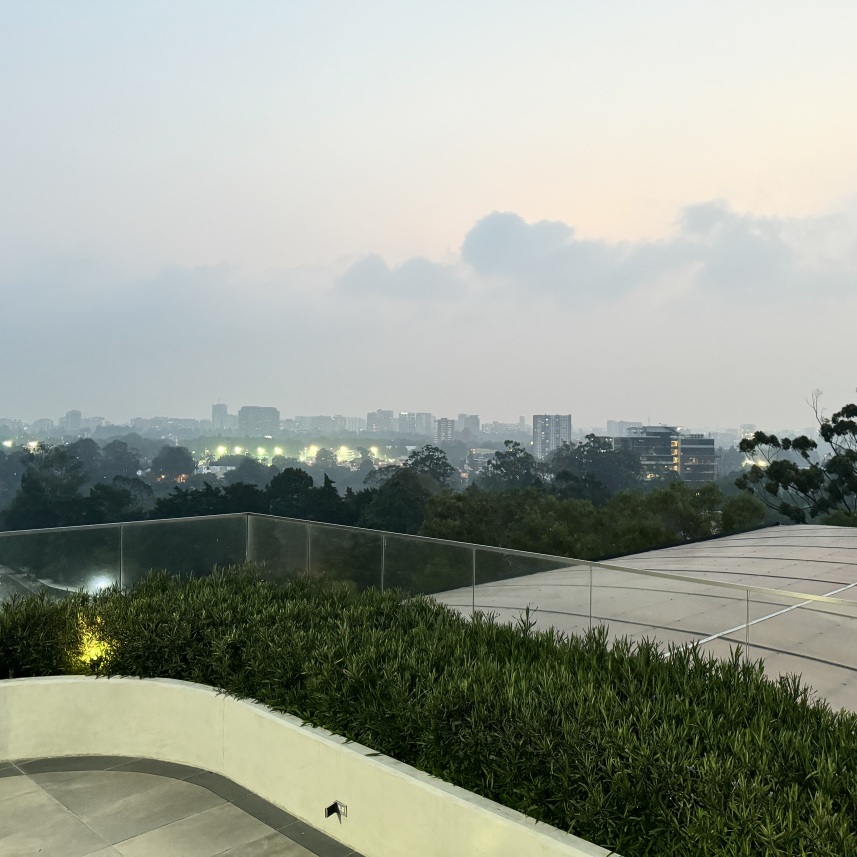
#> input picture images/1.JPG, 4284 x 4284 px, found by its file name (shown at 1/5 size)
$ python prueba.py
#> lines starting #> are read from the running program, lines starting #| are printed output that depends on the picture
'''
Univesidad Del Valle de Guatemala
Visión por Computadora

Integrantes:
- Diego Córdova   20212
- Paola De León   20361
- Paola Contreras 20213
'''

import numpy as np
import cv2
import matplotlib.pyplot as plt

# Display the result
def mostrar_imagen(imagen, titulo='Imagen'):
    plt.figure(figsize=(10, 5))
    plt.imshow(imagen)
    plt.title(titulo)
    plt.axis('off')
    plt.show()

# Cargar imágenes
img1 = cv2.imread('./images/1.jpg')
#> img1 is the input picture: shape (4284, 4284, 3); mean B, G, R 145.6, 156.4, 150.4
img2 = cv2.imread('./images/2.jpg')
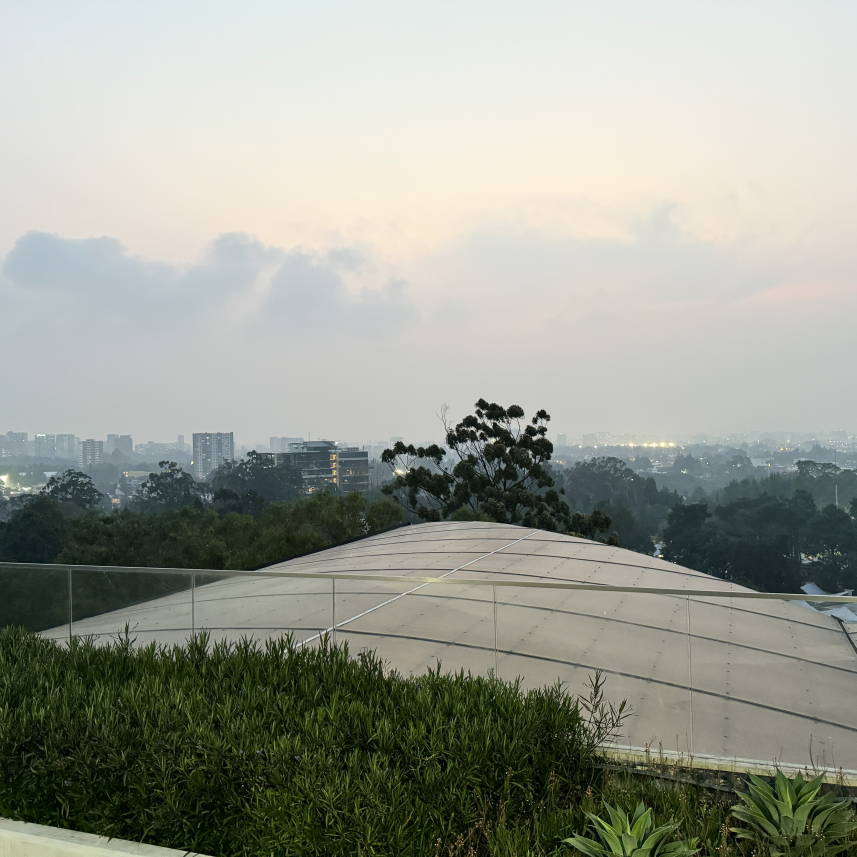
#> input picture images/2.JPG, 4284 x 4284 px, found by its file name (shown at 1/5 size)
#> img2 is the input picture: shape (4284, 4284, 3); mean B, G, R 145.5, 156, 152.3
img3 = cv2.imread('./images/3.jpg')
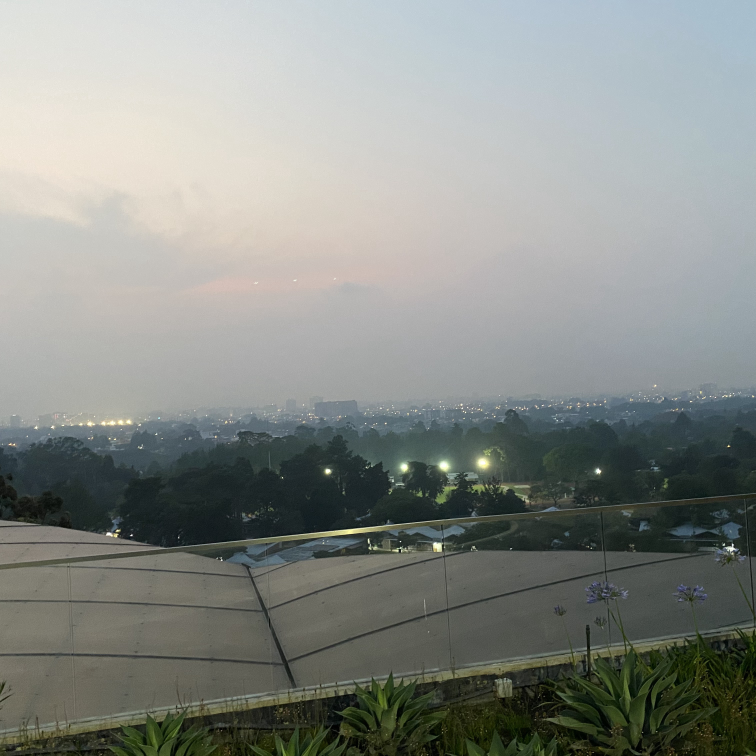
#> input picture images/3.jpg, 3024 x 3024 px (shown at 1/4 size)
#> img3 is the input picture: shape (3024, 3024, 3); mean B, G, R 135.3, 139.8, 135.8
img4 = cv2.imread('./images/4.jpg')
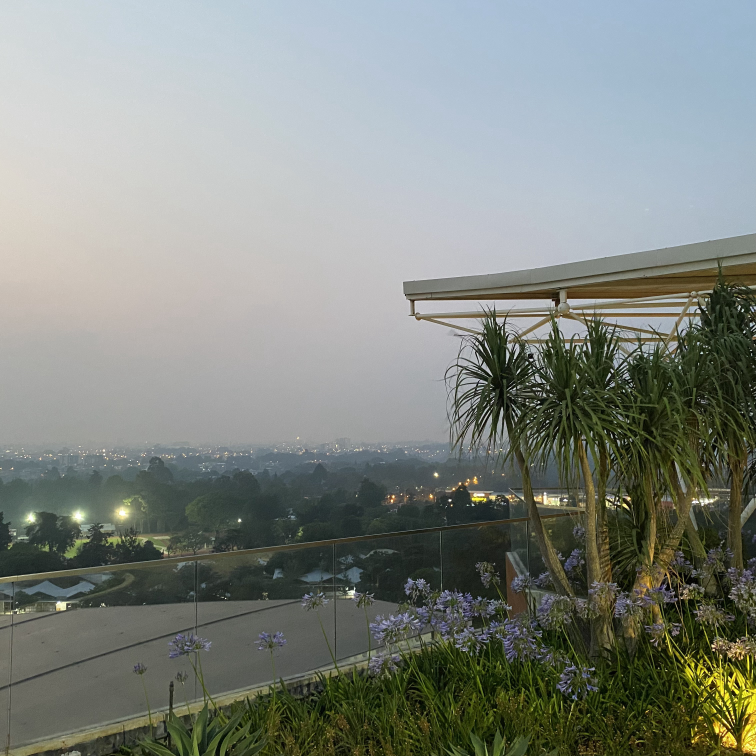
#> input picture images/4.jpg, 3024 x 3024 px (shown at 1/4 size)
#> img4 is the input picture: shape (3024, 3024, 3); mean B, G, R 128.5, 134.9, 129.4

img1 = cv2.cvtColor(img1, cv2.COLOR_BGR2RGB)
img2 = cv2.cvtColor(img2, cv2.COLOR_BGR2RGB)
img3 = cv2.cvtColor(img3, cv2.COLOR_BGR2RGB)
img4 = cv2.cvtColor(img4, cv2.COLOR_BGR2RGB)

# Resize images to half their original size
img1 = cv2.resize(img1, (0,0), fx=0.35, fy=0.35)
#> img1: shape (1499, 1499, 3)
img2 = cv2.resize(img2, (0,0), fx=0.35, fy=0.35)
#> img2: shape (1499, 1499, 3)
img3 = cv2.resize(img3, (0,0), fx=0.35, fy=0.35)
#> img3: shape (1058, 1058, 3)
img4 = cv2.resize(img4, (0,0), fx=0.35, fy=0.35)
#> img4: shape (1058, 1058, 3)

def mix2Images(img1, img2):
    # Inicializar el detector de puntos clave SIFT
    sift = cv2.SIFT_create()

    # Detectar puntos clave y descriptores
    keypoints_1, descriptors_1 = sift.detectAndCompute(img1, None)
#> keypoints_1 = 2061 keypoints; strongest (x, y, size): (459, 660, 5.4), (164, 743, 1.9), (837, 660, 5), (1013, 762, 2.1)
    keypoints_2, descriptors_2 = sift.detectAndCompute(img2, None)
#> keypoints_2 = 5257 keypoints; strongest (x, y, size): (630, 700, 2.5), (1042, 464, 2.1), (754, 563, 2.1), (873, 547, 1.8)

    # Inicializar y calcular coincidencias usando FLANN
    index_params = dict(algorithm=1, trees=5)
    search_params = dict(checks=50)
    flann = cv2.FlannBasedMatcher(index_params, search_params)
    matches = flann.knnMatch(descriptors_1, descriptors_2, k=2)
#> matches = 2061 matches

    # Filtrar coincidencias usando la prueba de razón de Lowe
    good_matches = []
    for m, n in matches:
        if m.distance < 0.7 * n.distance:
            good_matches.append(m)
#> after the loop, good_matches = 115 matches

    # Extraer la localización de los buenos puntos coincidentes
    points1 = np.float32([keypoints_1[m.queryIdx].pt for m in good_matches]).reshape(-1, 1, 2)
#> points1 = 115 rows, first 8: [3.03, 739.4], [107.9, 740.6], [217.7, 761.4], [357.1, 854.7], [422.4, 915.6], [442.9, 828.1], [445.3, 783.5], [467.1, 973.5]
    points2 = np.float32([keypoints_2[m.trainIdx].pt for m in good_matches]).reshape(-1, 1, 2)
#> points2 = 115 rows, first 8: [2.33, 882], [341.9, 839.1], [406.8, 837.4], [287.1, 873.9], [116.9, 922.1], [108.7, 927.7], [109.8, 827.5], [277.5, 844.6]

    # Calcular la matriz de homografía
    H, _ = cv2.findHomography(points2, points1, cv2.RANSAC)
#> H = [[0.613, 0.0996, 472.2], [-0.244, 0.918, 3.06], [-0.000385, 3.31e-05, 1]]

    # Calcular dimensiones de salida y desplazamiento
    h1, w1, d1 = img1.shape
#> h1 = 1058; w1 = 1058; d1 = 3
    h2, w2, d2 = img2.shape
#> h2 = 1058; w2 = 1058; d2 = 3
    # panorama_width = int((w1 + w2) * 1.4)
    # panorama_height = int(max((h1, h2)) * 1.4)

    panorama_width = w1 + w2
#> panorama_width = 2116
    panorama_height = max(h1, h2)
#> panorama_height = 1058

    # Warp the second image
    img2_transformed = cv2.warpPerspective(
        img2,
        H,
        (panorama_width, panorama_height),
        # borderMode=cv2.BORDER_TRANSPARENT,
        # flags=cv2.INTER_NEAREST,
    )

    # Create a black canvas
    result = np.zeros((panorama_height, panorama_width, 3), dtype=np.uint8)

    # Place the first image on the canvas
    result[0:h1, 0:w1] = img1

    # Blend the transformed second image
    alpha = 0.5  # Define the blending factor

    def feather_blending(img1, img2):
        rows, cols, ch = img1.shape
        transition_width = int(cols * 0.35)  # Ajustar el ancho de transición aquí si es necesario

        # Crear la máscara de transición
        mask = np.zeros((rows, cols), dtype=np.float32)
        # Asegurar que la máscara comienza y termina con los valores correctos
        start = cols // 2 - transition_width // 2
        end = cols // 2 + transition_width // 2
        mask[:, :start] = 1
        mask[:, start:end] = np.linspace(1, 0, end - start)
        mask[:, end:] = 0

        # Asegurarse de que la máscara tenga tres canales si las imágenes son a color
        if ch == 3:
            mask = np.repeat(mask[:, :, np.newaxis], 3, axis=2)

        # Aplicar la máscara
        blended = img1 * mask + img2 * (1 - mask)
        return np.clip(blended, 0, 255).astype(np.uint8)

    # mostrar_imagen(img2_transformed)
    # mostrar_imagen(result)
    # result = feather_blending(result, img2_transformed)
    result = cv2.addWeighted(result, 0.5, img2_transformed, 0.8, 0)
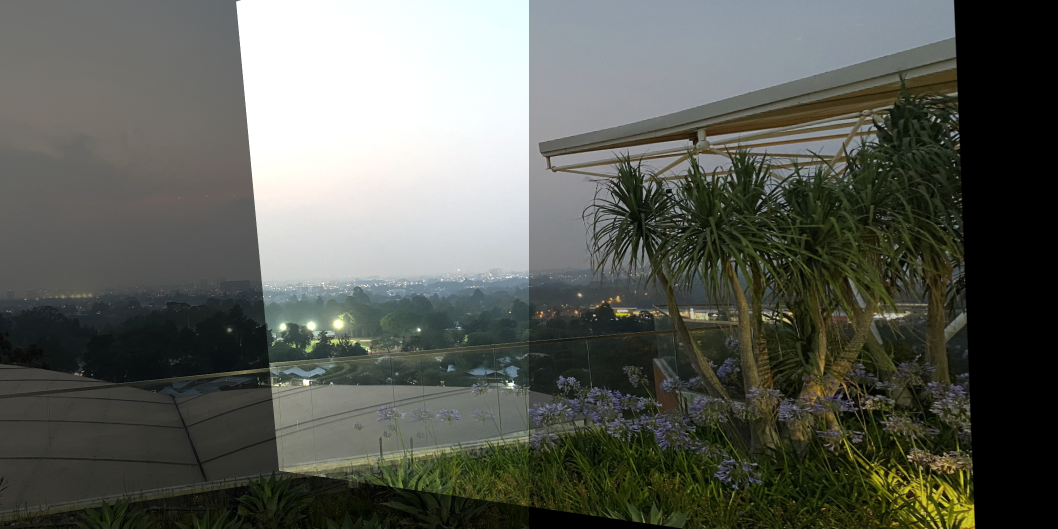
#> result: shape (1058, 2116, 3) (shown at 1/2 size); mean R, G, B 91.8, 94.5, 87.1
    return result

result = mix2Images(img3, img4)
result = mix2Images(img2, result)
#> in mix2Images (call 2), `keypoints_1, descriptors_1 = sift.detectAndCompute(img1, None)`: keypoints_1 = 7303 keypoints; strongest (x, y, size): (1271, 1000, 1.9), (949, 725, 10.9), (903, 721, 15.3), (936, 736, 6.3)
#> in mix2Images (call 2), `keypoints_2, descriptors_2 = sift.detectAndCompute(img2, None)`: keypoints_2 = 9999 keypoints; strongest (x, y, size): (1014, 763, 2.4), (1189, 631, 3.1), (838, 659, 4.5), (1026, 763, 2.1)
#> in mix2Images (call 2), `matches = flann.knnMatch(descriptors_1, descriptors_2, k=2)`: matches = 7303 matches
#> after the loop in mix2Images (call 2), `for m, n in matches:`: good_matches = 25 matches
#> in mix2Images (call 2), `points1 = np.float32([keypoints_1[m.queryIdx].pt for m in good_matches..`: points1 = 25 rows, first 8: [197.9, 1467.7], [327.1, 1490.9], [347.2, 1446.4], [431.4, 1283.4], [694.3, 1177.7], [699.9, 783.5], [812.2, 734.4], [848.2, 788.4]
#> in mix2Images (call 2), `points2 = np.float32([keypoints_2[m.trainIdx].pt for m in good_matches..`: points2 = 25 rows, first 8: [1734.1, 261], [1432.9, 342.1], [1479.5, 332.9], [1817.7, 750.8], [1189, 861.2], [1099.3, 334.3], [940.3, 770.6], [610.8, 691]
#> in mix2Images (call 2), `H, _ = cv2.findHomography(points2, points1, cv2.RANSAC)`: H = [[2.3, 1.52, 395.7], [0.461, 2.81, -610.2], [0.000463, 0.000626, 1]]
#> in mix2Images (call 2), `result = cv2.addWeighted(result, 0.5, img2_transformed, 0.8, 0)`:
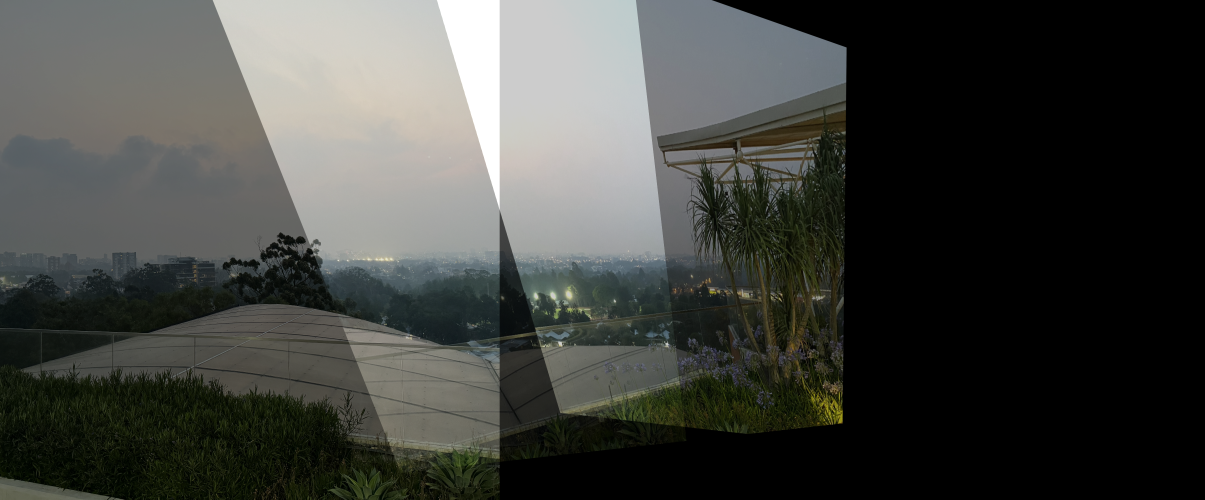
#> result: shape (1499, 3615, 3) (shown at 1/3 size); mean R, G, B 66.3, 67.8, 64
result = mix2Images(img1, result)
#> in mix2Images (call 3), `keypoints_1, descriptors_1 = sift.detectAndCompute(img1, None)`: keypoints_1 = 6651 keypoints; strongest (x, y, size): (171, 1044, 2.1), (1054, 789, 2.2), (184, 1158, 1.8), (178, 1160, 2.2)
#> in mix2Images (call 3), `keypoints_2, descriptors_2 = sift.detectAndCompute(img2, None)`: keypoints_2 = 7267 keypoints; strongest (x, y, size): (1994, 1026, 2.3), (1845, 903, 4.3), (2003, 1026, 1.8), (2001, 1032, 6.2)
#> in mix2Images (call 3), `matches = flann.knnMatch(descriptors_1, descriptors_2, k=2)`: matches = 6651 matches
#> after the loop in mix2Images (call 3), `for m, n in matches:`: good_matches = 126 matches
#> in mix2Images (call 3), `points1 = np.float32([keypoints_1[m.queryIdx].pt for m in good_matches..`: points1 = 126 rows, first 8: [302.2, 1335.4], [311.1, 1004.4], [357.4, 844.1], [456.7, 852.6], [479.9, 834.7], [537.7, 1249.1], [555.6, 1453.1], [583.5, 1284]
#> in mix2Images (call 3), `points2 = np.float32([keypoints_2[m.trainIdx].pt for m in good_matches..`: points2 = 126 rows, first 8: [160.4, 1454.2], [61.61, 1252.9], [269.9, 1123.7], [742.9, 785.1], [345.5, 1133.4], [2465, 903.8], [128.1, 1445.6], [345.5, 1133.4]
#> in mix2Images (call 3), `H, _ = cv2.findHomography(points2, points1, cv2.RANSAC)`: H = [[0.561, 0.0265, 661.6], [-0.21, 0.941, 33.59], [-0.00032, 5.24e-05, 1]]
#> in mix2Images (call 3), `img2_transformed = cv2.warpPerspective( img2, H, (panorama_width, pano..`:
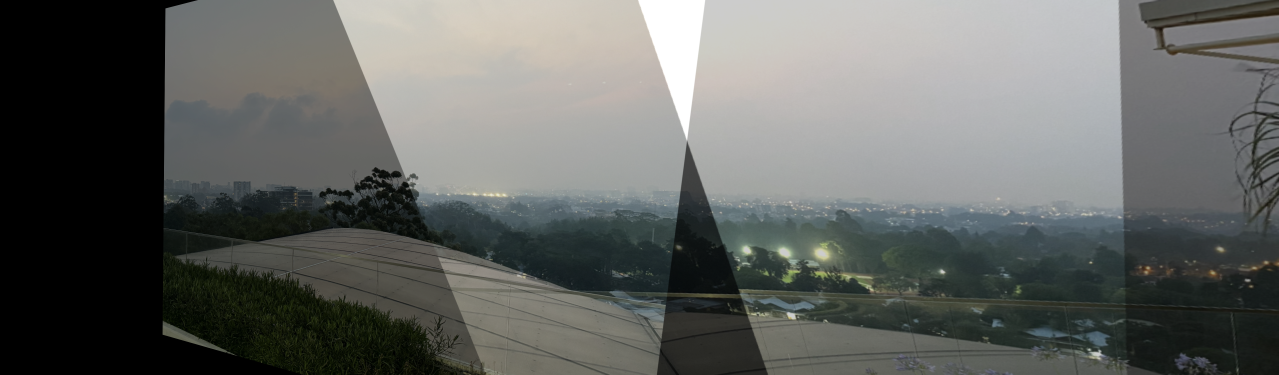
#> img2_transformed: shape (1499, 5114, 3) (shown at 1/4 size); mean R, G, B 98.3, 100.5, 97.6
#> in mix2Images (call 3), `result = cv2.addWeighted(result, 0.5, img2_transformed, 0.8, 0)`:
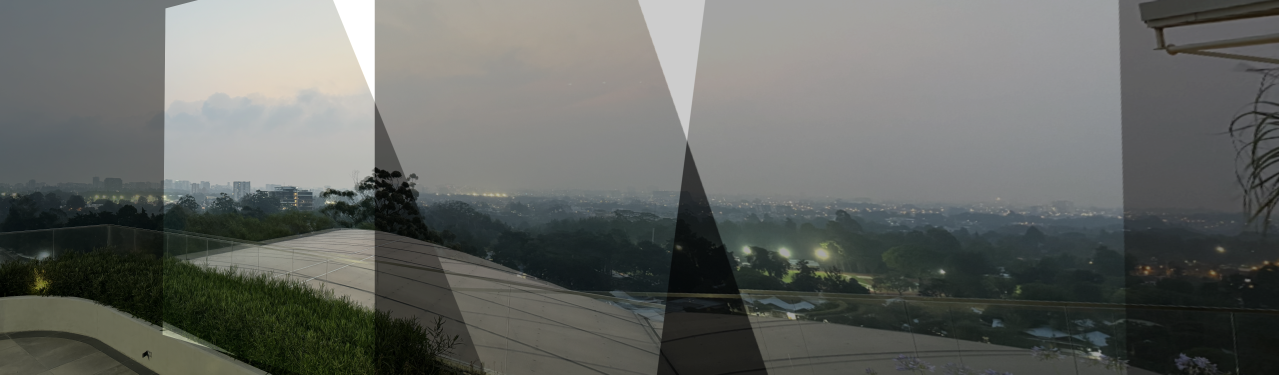
#> result: shape (1499, 5114, 3) (shown at 1/4 size); mean R, G, B 100.5, 103.2, 99.3


mostrar_imagen(result, 'Imagen Panorámica Final')
